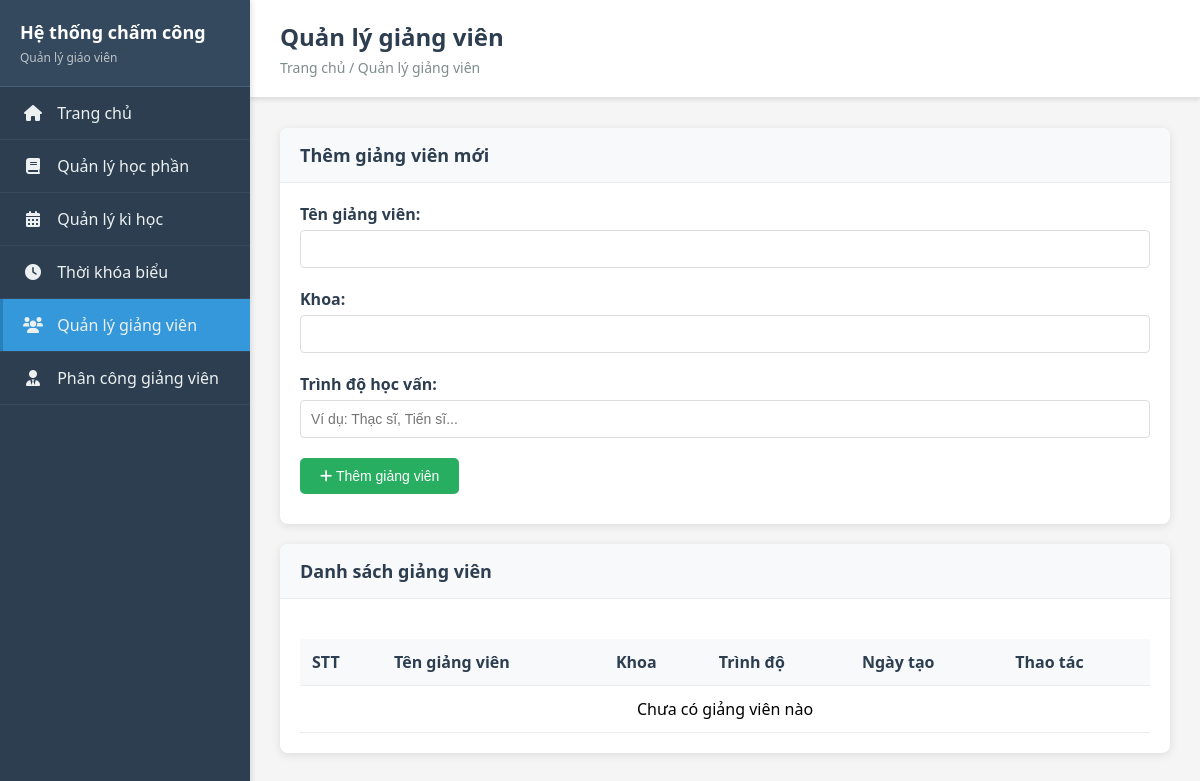
Before: /teachers with the older database file.
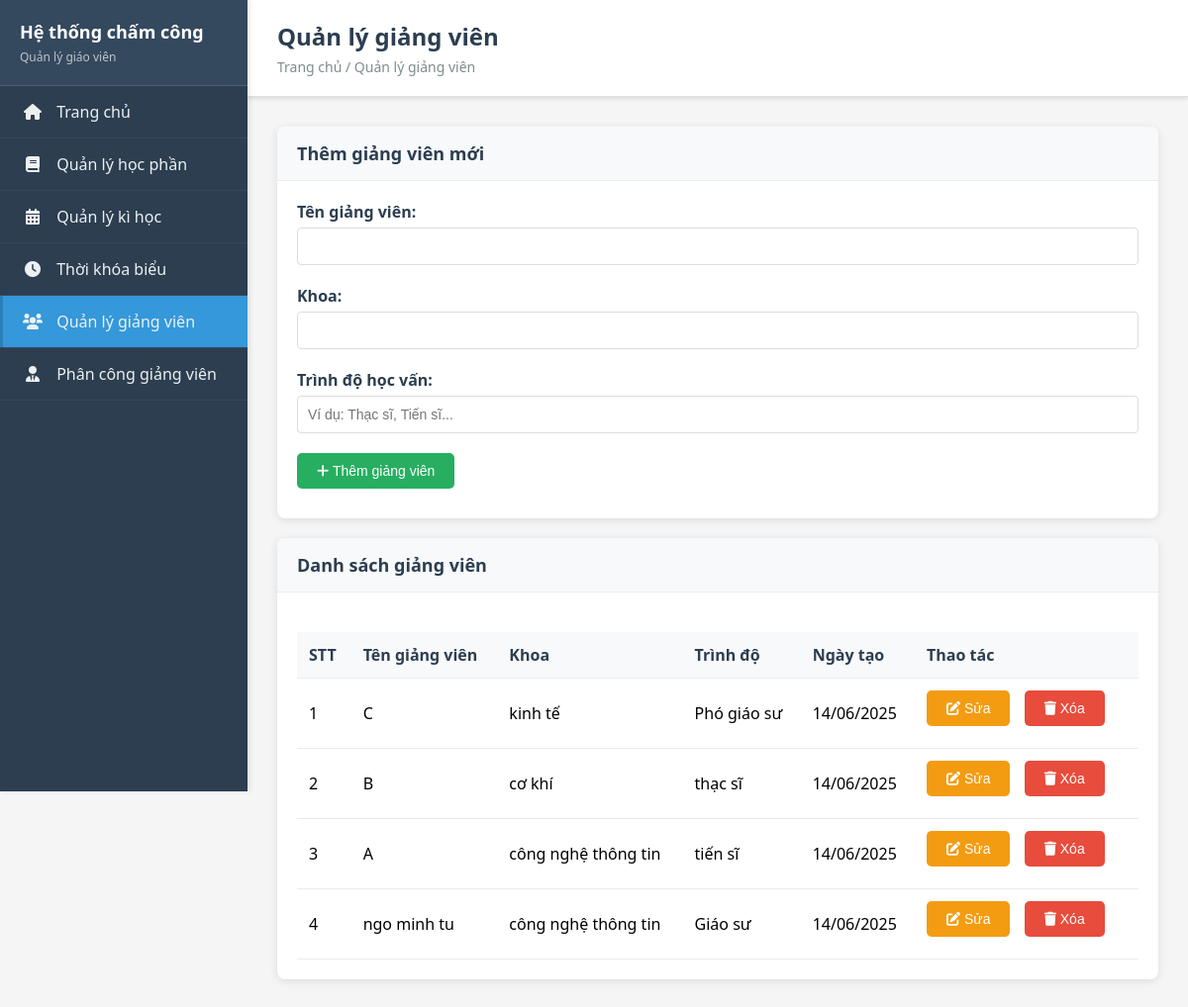
After: the same page with the newer database file.
### backend/app.py (models this page shows, shortened)
class Teacher(db.Model):
    __tablename__ = 'teachers'
    id = db.Column(db.Integer, primary_key=True)
    name = db.Column(db.String(100), nullable=False)
    department = db.Column(db.String(100), nullable=False)
    qualifications = db.Column(db.String(200))
    created_at = db.Column(db.DateTime, default=datetime.utcnow)

### backend/app.py (the view)
@app.route('/teachers')
def teachers():
    try:
        teachers_list = Teacher.query.order_by(Teacher.created_at.desc()).all()
        return render_template('teachers.html', teachers=teachers_list)
    except Exception as e:
        print(f"Error in teachers route: {e}")
        return render_template('teachers.html', teachers=[])

### frontend/templates/teachers.html (shortened to what this page needs)
<!DOCTYPE html>
<html lang="en">
<head>
    <link rel="stylesheet" href="{{ url_for('static', filename='css/style.css') }}">
</head>
<body>
    {% extends "base.html" %}
    {% block page_title %}Quản lý giảng viên{% endblock %}
    {% block breadcrumb %}Trang chủ / Quản lý giảng viên{% endblock %}
    {% block content %}
    <div class="card">
        <div class="card-header">
            <h3>Thêm giảng viên mới</h3>
        </div>
        <div class="card-body">
            <form id="teacher-form">
                <div class="form-group">
                    <label for="teacher-name">Tên giảng viên:</label>
                    <input type="text" id="teacher-name" name="name" class="form-control" required>
                </div>
                <div class="form-group">
                    <label for="teacher-department">Khoa:</label>
                    <input type="text" id="teacher-department" name="department" class="form-control" required>
                </div>
                <div class="form-group">
                    <label for="teacher-qualifications">Trình độ học vấn:</label>
                    <input type="text" id="teacher-qualifications" name="qualifications" class="form-control" placeholder="Ví dụ: Thạc sĩ, Tiến sĩ...">
                </div>
                <button type="submit" class="btn btn-success" id="submit-btn">
                    <i class="fas fa-plus"></i> Thêm giảng viên
                </button>
            </form>
        </div>
    </div>
    <div class="card">
        <div class="card-header">
            <h3>Danh sách giảng viên</h3>
        </div>
        <div class="card-body">
            <table class="table">
                <thead>
                    <tr>
                        <th>STT</th>
                        <th>Tên giảng viên</th>
                        <th>Khoa</th>
                        <th>Trình độ</th>
                        <th>Ngày tạo</th>
                        <th>Thao tác</th>
                    </tr>
                </thead>
                <tbody>
                    {% for teacher in teachers %}
                    <tr>
                        <td>{{ loop.index }}</td>
                        <td>{{ teacher.name }}</td>
                        <td>{{ teacher.department }}</td>
                        <td>{{ teacher.qualifications or 'Chưa cập nhật' }}</td>
                        <td>{{ teacher.created_at.strftime('%d/%m/%Y') }}</td>
                        <td>
                            <button class="btn btn-warning btn-sm" onclick="editTeacher({{ teacher.id }}, '{{ teacher.name }}', '{{ teacher.department }}', '{{ teacher.qualifications or '' }}')">
                                <i class="fas fa-edit"></i> Sửa
                            </button>
                            <button class="btn btn-danger btn-sm" onclick="deleteTeacher({{ teacher.id }})">
                                <i class="fas fa-trash"></i> Xóa
                            </button>
                        </td>
                    </tr>
                    {% else %}
                    <tr>
                        <td colspan="6" style="text-align: center;">Chưa có giảng viên nào</td>
                    </tr>
                    {% endfor %}
                </tbody>
            </table>
        </div>
    </div>
    {% endblock %}

Changed rows visible on the page:
added Teacher: name "C", department "kinh tế", qualifications "Phó giáo sư", created_at "14/06/2025"
added Teacher: name "B", department "cơ khí", qualifications "thạc sĩ", created_at "14/06/2025"
added Teacher: name "A", department "công nghệ thông tin", qualifications "tiến sĩ", created_at "14/06/2025"
added Teacher: name "ngo minh tu", department "công nghệ thông tin", qualifications "Giáo sư", created_at "14/06/2025"
Other visible differences:
text no longer shown: "Chưa có giảng viên nào"
